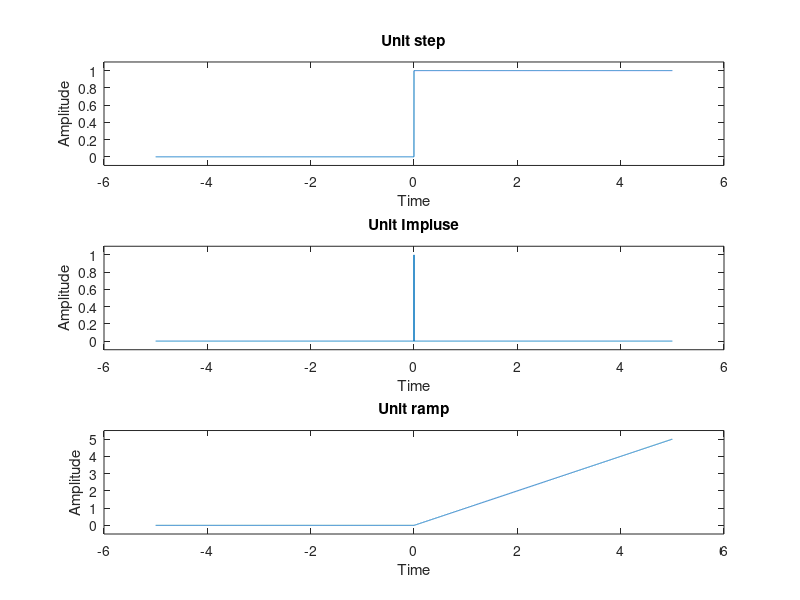

Write MATLAB code to recreate this figure.
clc;
clear all;
close all;

t=-5:0.001:5;
step1= t>= 0;
step2= t==0;
step3= (t>=0).*t;

subplot(3,1,1);
plot(t,step1);
xlabel('Time');
ylabel('Amplitude');
title('Unit step');
ylim([-0.1, 1.1]);

subplot(3,1,2);
plot(t,step2);
xlabel('Time');
ylabel('Amplitude');
title('Unit Impluse');
ylim([-0.1, 1.1]);

subplot(3,1,3);
plot(t,step3);
xlabel('Time');
ylabel('Amplitude');
title('Unit ramp');
ylim([-0.5, 5.5]);

